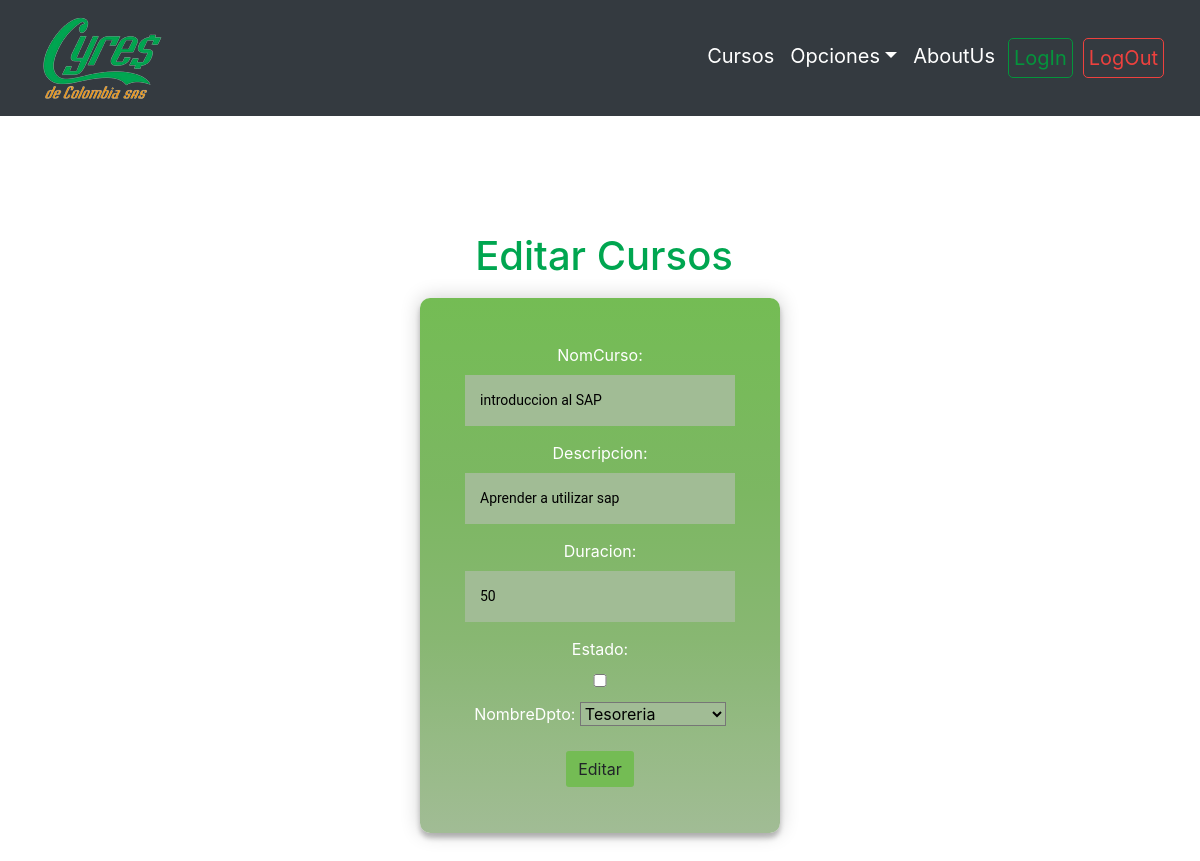
Screenshot of /editar/13/ with the database file from the repository.
### contenido/models.py (models this page shows, shortened)
class gestionCursos(models.Model):
    nomCurso=models.CharField(max_length=100)
    descripcion=models.CharField(max_length=1000)
    duracion=models.CharField(max_length=3)
    estado=models.BooleanField(default=False)
    nombreDpto=models.ForeignKey(Dpto, on_delete=models.CASCADE, null=False)

class Dpto(models.Model):
    nombreDpto=models.CharField(max_length=100)
    def __str__(self):
        return self.nombreDpto

### contenido/views.py (the view)
# urls.py: path('editar/<int:curso_id>/', views.editar,name="editar"),
def editar(request,curso_id):
    Curso=gestionCursos.objects.get(id=curso_id)
    if request.method=="POST":
        form=agregarCurso(request.POST, instance=Curso)
        if form.is_valid():
            form.save()
        return redirect("home")
    else:
        form=agregarCurso(instance=Curso)
    context={"form":form}
    return render(request,"editar.html",context)

### contenido/forms.py
class agregarCurso(forms.ModelForm):
    class Meta:
        model= gestionCursos
        fields=('nomCurso','descripcion','duracion','estado','nombreDpto')

### contenido/Templates/editar.html (shortened to what this page needs)
{% extends 'layout.html' %}
{% load static %}
{% block content %}
<link rel="stylesheet" type="text/css"  href=" {% static 'css/agregar.css' %}">
<link rel="stylesheet" href="https://cdn.jsdelivr.net/npm/bootstrap@4.3.1/dist/css/bootstrap.min.css"
>
<div class="login-page">
    <h1>Editar Cursos</h1>
        <div class="form">
            <form method="post">
                <div class="form-group">
                    {{ form }}
                </div>
                <button type="submit" class="btn third">Editar</button>
            </form>
        </div>
    </div>
{% endblock %}

### static/css/layout.css (style rules this page uses)
* { padding: 0; margin: 0; box-sizing: border-box; }

### static/css/agregar.css (style rules this page uses)
.login-page { width: 360px; padding: 8% 0 0; margin: 0 auto; text-align: center; color: white; }
.form { position: relative; background: linear-gradient(to bottom, #74bc54, #76bb58, #78ba5b, #7ab85f, #7cb762, #80b767, #84b76d, #88b772, #8eb87b, #95ba84, #9bbb8c, #a1bc95); max-width: 360px; margin: 0 auto 100px; padding: 45px; text-align: center; box-shadow: 0 0 20px 0 rgba(0, 0, 0, 0.2), 0 5px 5px 0 rgba(0, 0, 0, 0.24); border-radius: 10px; }
.form input { font-family: "Roboto", sans-serif; outline: 0; background: #f2f2f2; width: 100%; border: 0; margin: 0 0 15px; padding: 15px; box-sizing: border-box; font-size: 14px; }
.third { border-color: #3498db; color: #fff; font-weight: bold ; box-shadow: 0 0 40px 40px #74bc54 inset, 0 0 0 0 #74bc54; -webkit-transition: all 150ms ease-in-out; transition: all 150ms ease-in-out; }
#id_nomCurso,#id_descripcion,#id_duracion,#id_estado,#id_nombreDpto { background-color:#a1bc95; border-color: #74bc54 2px solid; }

### contenido/Templates/editar.html (style rules this page uses)
h1 { position:relative; color: #00a650; top:20px; left:15%; width:260px; padding-bottom: 30px; }

### rows the page displays
gestionCursos: nomCurso "introduccion al SAP", descripcion "Aprender a utilizar sap", duracion "50"
Dpto: nombreDpto "Tesoreria"
